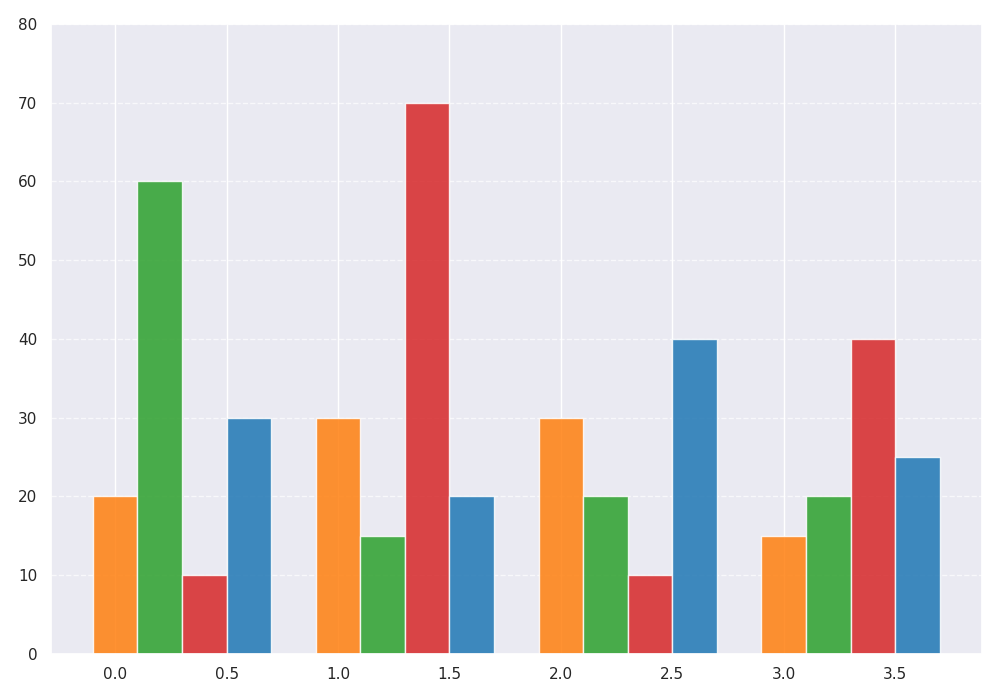

Recreate this plot in Python.
import matplotlib.pyplot as plt
import numpy as np

# Define labels for chart axes
disciplines = ['Sciences', 'Engineering', 'Humanities', 'Social Sciences']
funding_sources = ['Government Grants', 'Private Sector', 'University Funds', 'Non-Profit Organizations']

# Randomly altered funding amounts within each discipline, maintaining structure
funding_data = np.array([
    [20, 60, 10, 30],
    [30, 15, 70, 20],
    [30, 20, 10, 40],
    [15, 20, 40, 25],
])

num_disciplines = len(disciplines)
num_sources = len(funding_sources)

bar_width = 0.2

# Colors remain associated with the funding sources
colors = ['#ff7f0e', '#2ca02c', '#d62728', '#1f77b4']

fig, ax = plt.subplots(figsize=(10, 7))
index = np.arange(num_disciplines)

for i in range(num_sources):
    ax.bar(index + i * bar_width, funding_data[:, i], width=bar_width, color=colors[i], alpha=0.85)

ax.set_yticks(np.arange(0, 81, 10))
ax.yaxis.grid(True, linestyle='--', alpha=0.7)

plt.tight_layout()
plt.show()
